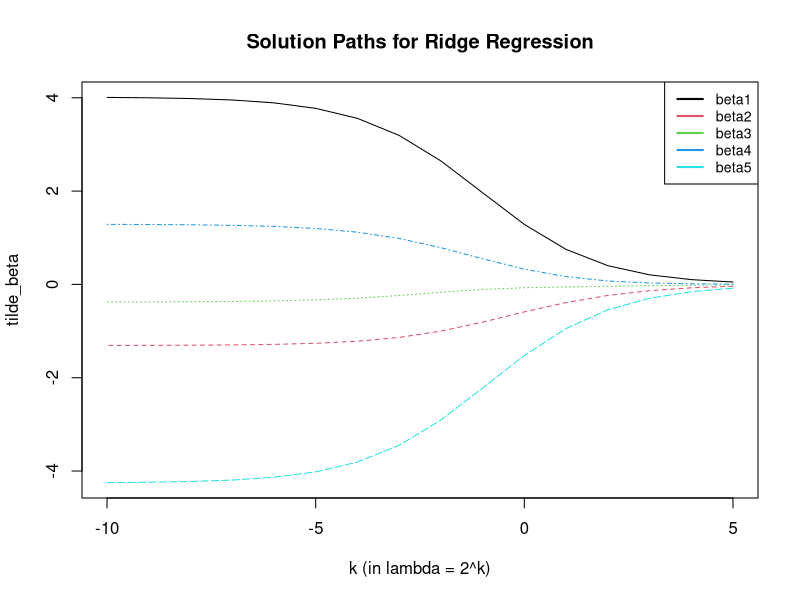
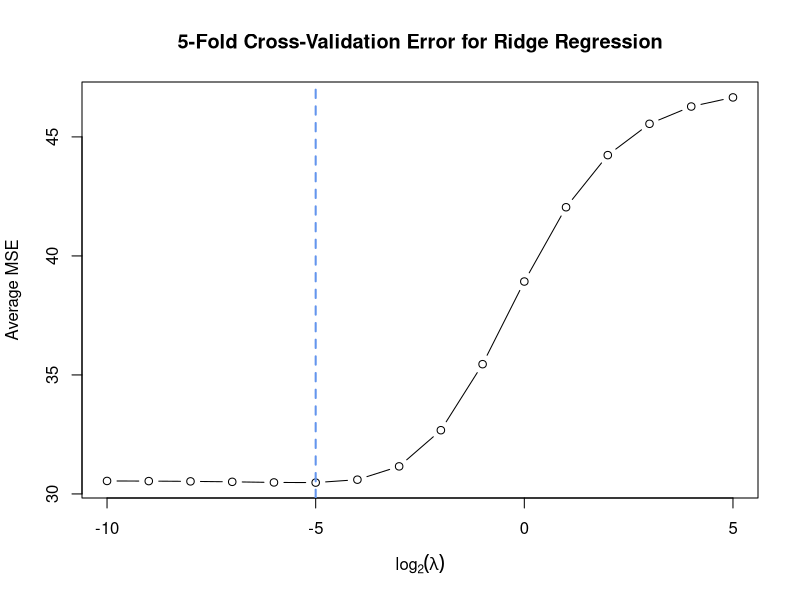

Reproduce these figures in R, in order.
## ---- chunk 1
knitr::opts_chunk$set(echo = TRUE)
## ---- chunk 2
set.seed(36)
n <- 100; sigma <- 5; beta0 <- c(2,-2,0.5,1,-3)
cormat <- diag(1,nrow=5,ncol=5); cormat[cormat==0] <- 0.5
cholmat <- chol(cormat)
x <- matrix(rnorm(5*n,0,1), ncol=5)%*%cholmat
err <- rnorm(n, 0, sigma)
y <- x%*%beta0 + err
## ---- chunk 3
# Compute OLS estimates (original, beta_hat)
beta_hat <- solve(t(x) %*% x) %*% t(x) %*% y
beta_hat
## ---- chunk 4
# Calculate std (dividing by n)
sigma_j <- sqrt(colSums((x - matrix(rep(colMeans(x), n), nrow=n, byrow=TRUE))^2) / n)
# Standardize predictors
z <- scale(x, center=TRUE, scale=sigma_j)
# Center the response
tilde_y <- y - mean(y)
# Compute OLS estimates based on standardized data
tilde_beta <- solve(t(z) %*% z) %*% t(z) %*% tilde_y
## ---- chunk 5
# Rescale tilde_beta back to the original scale
beta_hat_rescaled <- tilde_beta / sigma_j

# Compare the two estimates
comparison <- cbind(beta_hat, beta_hat_rescaled)
colnames(comparison) <- c("beta_hat", "beta_hat_rescaled")
comparison
## ---- chunk 6
# Add intercept to original data
X_intercept <- cbind(1, x)
beta_hat_int <- solve(t(X_intercept) %*% X_intercept) %*% t(X_intercept) %*% y

# Add intercept to standardized data
Z_intercept <- cbind(1, z)
tilde_beta_int <- solve(t(Z_intercept) %*% Z_intercept) %*% t(Z_intercept) %*% tilde_y

# Rescale tilde_beta_int
beta_hat_rescaled_int <- c(tilde_beta_int[1], tilde_beta_int[-1] / sigma_j)
## ---- chunk 7
# Compare the two estimates
comparison_int <- cbind(beta_hat_int, beta_hat_rescaled_int)
colnames(comparison_int) <- c("beta_hat_int", "beta_hat_rescaled_int")
comparison_int
## ---- chunk 8
# Sequence of lambda values as powers of 2
k_values <- 5:-10
lambda_seq <- 2^k_values

# Initialize a matrix to store beta estimates
tilde_beta_ridge <- matrix(0, nrow=length(lambda_seq), ncol=5)
colnames(tilde_beta_ridge) <- paste0("beta", 1:5)
rownames(tilde_beta_ridge) <- paste0("lambda=2^", k_values)

# Compute ridge estimates for each lambda
for (i in 1:length(lambda_seq)) {
  lambda <- lambda_seq[i]
  tilde_beta_ridge[i, ] <- solve(t(z) %*% z + n * lambda * diag(5)) %*% t(z) %*% tilde_y
}
tilde_beta_ridge
## ---- chunk 9
# Plot Solution paths
matplot(k_values, tilde_beta_ridge, type='l', col=1:5,
        xlab='k (in lambda = 2^k)', ylab='tilde_beta',
        main='Solution Paths for Ridge Regression')
legend('topright', legend=paste0('beta', 1:5), col=1:5, lty=1, lwd=2, cex=0.85)
## ---- chunk 10
# Find beta_tilde for lambda = 2
index_lambda_2 <- which(k_values == 1)
tilde_beta_lambda_2 <- tilde_beta_ridge[index_lambda_2, ]

# Rescale to original scale
beta_hat_lambda_2 <- tilde_beta_lambda_2 / sigma_j
beta_hat_lambda_2
## ---- chunk 11
# Load glmnet package
library(glmnet)

# Fit ridge regression using glmnet with alpha = 0 (ridge regression)
ridge_glmnet <- glmnet(z, tilde_y, alpha=0, lambda=lambda_seq, intercept=FALSE, standardize=FALSE)

# Extract coefficients (excluding intercept)
beta_glmnet <- as.matrix(coef(ridge_glmnet))[-1, ]  

# Transpose to match the dimension of tilde_beta_ridge
beta_glmnet_t <- t(beta_glmnet)

# Assign row and column names for comparison
colnames(beta_glmnet_t) <- paste0("beta", 1:5)
rownames(beta_glmnet_t) <- paste0("lambda=2^", k_values)
## ---- chunk 12
# Manually computed ridge estimates from (2b)
beta_manual <- t(tilde_beta_ridge)
colnames(beta_manual) <- paste0("lambda=2^", k_values)
rownames(beta_manual) <- paste0("beta", 1:5)

# Compute differences
diff <- beta_glmnet-beta_manual
diff
## ---- chunk 13
# STEP 1 & STEP 2: K-fold and Calculate MSEs

# Initialize a matrix to store average MSE for each lambda
set.seed(36)
avg_mse <- numeric(length(lambda_seq))
names(avg_mse) <- paste0("lambda=2^", k_values)
folds <- sample(rep(1:5, length.out = n))

# Perform 5-fold cross-validation
for (l in 1:length(lambda_seq)) {
  lambda <- lambda_seq[l]
  mse_fold <- numeric(5)
  
  for (i in 1:5) {
    # Split the data into training and validation sets
    train_indices <- which(folds != i)
    val_indices <- which(folds == i)
    
    z_train <- z[train_indices, ]
    y_train <- tilde_y[train_indices]
    z_val <- z[val_indices, ]
    y_val <- tilde_y[val_indices]
    
    # Fit the ridge regression model on training data
    beta_ridge <- solve(t(z_train) %*% z_train + n * lambda * diag(5)) %*% t(z_train) %*% y_train
    
    # Predict on validation data
    y_pred <- z_val %*% beta_ridge
    
    # Calculate Mean Squared Error
    mse_fold[i] <- mean((y_val - y_pred)^2)
  }
  
  # Average MSE across all folds for current lambda
  avg_mse[l] <- mean(mse_fold)
}

# Display the average MSE for each lambda
avg_mse
## ---- chunk 14
# STEP 3: Find the lambda with the minimum average MSE
optimal_index <- which.min(avg_mse)
optimal_lambda <- lambda_seq[optimal_index]
optimal_k_value <- k_values[optimal_index]
cat("Optimal lambda is 2^", optimal_k_value, "=", optimal_lambda, "\n")

## ---- chunk 15
# STEP 3: Plot average MSE vs. log2(lambda)
plot(k_values, avg_mse, type = "b", col = "black",
     xlab = expression(log[2](lambda)), ylab = "Average MSE",
     main = "5-Fold Cross-Validation Error for Ridge Regression")
abline(v = optimal_k_value, col = "cornflowerblue", lty = 2, lwd = 2)
## ---- chunk 16
# STEP 4: Compute the final ridge estimator using the optimal lambda
beta_ridge_opt <- solve(t(z) %*% z + n * optimal_lambda * diag(5)) %*% t(z) %*% tilde_y

# Rescale the coefficients back to the original scale
beta_hat_opt <- beta_ridge_opt / sigma_j

# Display the final ridge estimator
print("Preferred Ridge Regression Coefficients (on original scale):")
beta_hat_opt
